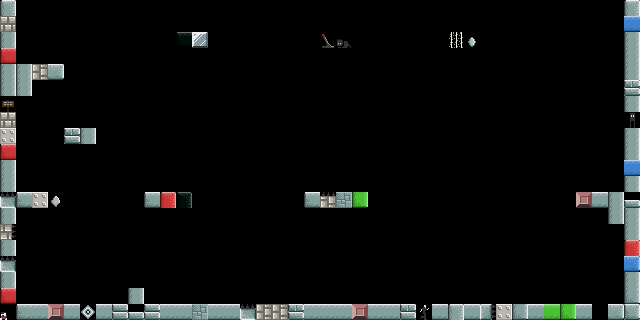

This game map was drawn from its Tiled (.tmx) file and the tilesets committed beside it. A one-line description and the full map source follow:
An orthogonal 40x20 tile map with 16x16 px tiles, 1 tile layer (Tiles) and 6 objects (3x Coin, Start, End, Sign).

<map version="1.0" orientation="orthogonal" width="40" height="20" tilewidth="16" tileheight="16">
 <tileset firstgid="1" source="../images/tiles.tsx" />
 <layer name="Tiles" width="40" height="20">
  <data encoding="csv">
5,0,0,0,0,0,0,0,0,0,0,0,0,0,0,0,0,0,0,0,0,0,0,0,0,0,0,0,0,0,0,0,0,0,0,0,0,0,0,5,
10,0,0,0,0,0,0,0,0,0,0,0,0,0,0,0,0,0,0,0,0,0,0,0,0,0,0,0,0,0,0,0,0,0,0,0,0,0,0,58,
13,0,0,0,0,0,0,0,0,0,0,73,115,0,0,0,0,0,0,0,33,113,0,0,0,0,0,0,42,106,0,0,0,0,0,0,0,0,0,13,
49,0,0,0,0,0,0,0,0,0,0,0,0,0,0,0,0,0,0,0,0,0,0,0,0,0,0,0,0,0,0,0,0,0,0,0,0,0,0,13,
13,13,20,3,0,0,0,0,0,0,0,0,0,0,0,0,0,0,0,0,0,0,0,0,0,0,0,0,0,0,0,0,0,0,0,0,0,0,0,13,
13,13,0,0,0,0,0,0,0,0,0,0,0,0,0,0,0,0,0,0,0,0,0,0,0,0,0,0,0,0,0,0,0,0,0,0,0,0,0,98,
37,0,0,0,0,0,0,0,0,0,0,0,0,0,0,0,0,0,0,0,0,0,0,0,0,0,0,0,0,0,0,0,0,0,0,0,0,0,0,13,
10,0,0,0,0,0,0,0,0,0,0,0,0,0,0,0,0,0,0,0,0,0,0,0,0,0,0,0,0,0,0,0,0,0,0,0,0,0,0,83,
91,0,0,0,98,13,0,0,0,0,0,0,0,0,0,0,0,0,0,0,0,0,0,0,0,0,0,0,0,0,0,0,0,0,0,0,0,0,0,13,
49,0,0,0,0,0,0,0,0,0,0,0,0,0,0,0,0,0,0,0,0,0,0,0,0,0,0,0,0,0,0,0,0,0,0,0,0,0,0,13,
13,0,0,0,0,0,0,0,0,0,0,0,0,0,0,0,0,0,0,0,0,0,0,0,0,0,0,0,0,0,0,0,0,0,0,0,0,0,0,58,
13,0,0,0,0,0,0,0,0,0,0,0,0,0,0,0,0,0,0,0,0,0,0,0,0,0,0,0,0,0,0,0,0,0,0,0,0,0,0,13,
25,1,91,95,0,0,0,0,0,1,52,76,0,0,0,0,0,0,0,1,26,96,70,0,0,0,0,0,0,0,0,0,0,0,0,0,109,2,13,100,
13,0,0,0,0,0,0,0,0,0,0,0,0,0,0,0,0,0,0,0,0,0,0,0,0,0,0,0,0,0,0,0,0,0,0,0,0,0,13,13,
35,0,0,0,0,0,0,0,0,0,0,0,0,0,0,0,0,0,0,0,0,0,0,0,0,0,0,0,0,0,0,0,0,0,0,0,0,0,0,13,
13,0,0,0,0,0,0,0,0,0,0,0,0,0,0,0,0,0,0,0,0,0,0,0,0,0,0,0,0,0,0,0,0,0,0,0,0,0,0,52,
25,0,0,0,0,0,0,0,0,0,0,0,0,0,0,0,0,0,0,0,0,0,0,0,0,0,0,0,0,0,0,0,0,0,0,0,0,0,0,59,
13,0,0,0,0,0,0,0,0,0,0,0,0,0,0,0,0,0,0,0,0,0,0,0,0,0,0,0,0,0,0,0,0,0,0,0,0,0,0,13,
49,0,0,0,0,0,0,0,13,0,0,0,0,0,0,0,0,0,0,0,0,0,0,0,0,0,0,0,0,0,0,0,0,0,0,0,0,0,0,21,
108,1,2,109,2,107,2,99,100,99,2,2,96,2,2,25,20,20,98,2,2,2,109,2,2,98,85,2,5,2,27,91,21,2,66,70,2,116,3,9
</data>
 </layer>
 <objectgroup name="" width="40" height="20">
  <object type="Start" gid="29" x="16" y="288" />
  <object type="End" gid="30" x="16" y="48" />
  <object type="Coin" gid="40" x="592" y="80" />
  <object type="Coin" gid="40" x="32" y="160" />
  <object type="Coin" gid="40" x="192" y="16" />
  <object type="Sign" gid="37" x="448" y="32">
   <properties>
    <property name="text" value="How did you even get here..." />
   </properties>
  </object>
 </objectgroup>
</map>
